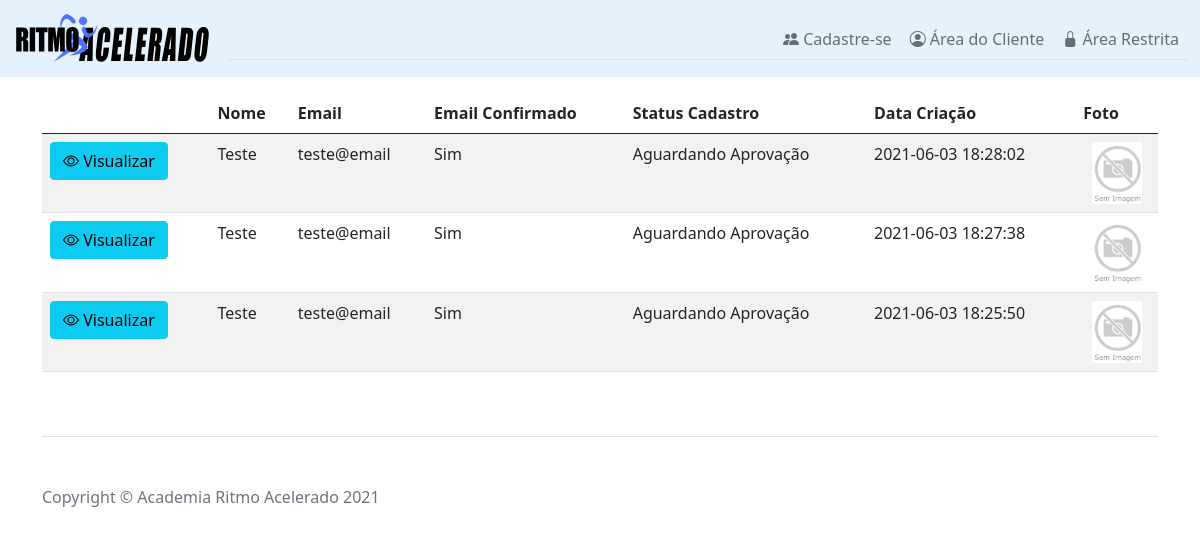
The app's page /ProjetoAcademia/Cliente_Consultar.php with its own data.
### tables this page shows
CREATE TABLE IF NOT EXISTS `clientes` (
  `Id` varchar(256) NOT NULL,
  `Nome` varchar(256) NOT NULL,
  `Email` varchar(256) NOT NULL,
  `EmailConfirmado` tinyint(1) NOT NULL,
  `Password` varchar(256) NOT NULL,
  `Foto` varchar(256) NOT NULL,
  `StatusCadastro` tinyint(1) NOT NULL,
  `DataCriacao` datetime NOT NULL,
  `DataNascimento` datetime NOT NULL,
  `Cpf` varchar(11) NOT NULL,
  `Logradouro` varchar(256) NOT NULL,
  `EnderecoNumero` int(11) NOT NULL,
  `Cidade` varchar(100) NOT NULL,
  `Estado` char(2) NOT NULL,
  `Celular` varchar(12) DEFAULT NULL,
  `Telefone` varchar(11) DEFAULT NULL,
  `ProdutoId` varchar(256) NOT NULL,
  PRIMARY KEY (`Id`),
  UNIQUE KEY `PK_ClienteId` (`Id`),
  KEY `ProdutoId` (`ProdutoId`),
  FOREIGN KEY (`ProdutoId`) REFERENCES `produtos` (`Id`)
);

### ProjetoAcademia/Cliente_Consultar.php (called while the page is built, shortened)
<?php
	try {
		include_once('data/conexao.php');
		include_once('models/cliente.php');
		$mysql = new BancodeDados();
		$mysql->conecta();
		$lista_clientes = $mysql->sqlQueryToList(sqlQuerySelectAllUsers());
		include('views/_Layout.php');
	} catch (Exception $e) {
		echo 'Exceção capturada: ',  $e->getMessage(), "\n";
	}
?>

### ProjetoAcademia/models/cliente.php (called while the page is built, shortened)
<?php
	function sqlQuerySelectAllUsers() {
		return "select * from clientes order by DataCriacao desc";
	}
	abstract class Status
	{
		public static function type($valor) {
			if ($valor == 0) {
				return "Aguardando Aprovação";
			}
			return "Inválido";
		}
	}
?>

### ProjetoAcademia/data/conexao.php (called while the page is built, shortened)
<?php
class BancodeDados {
    private $host = "localhost";
    private $user = "root";
    private $senha = "usbw";
    private $banco = "academia";
    public $con;
	function conecta(){
        $this->con = @mysqli_connect($this->host,$this->user,$this->senha, $this->banco);
    }
	function sqlQueryToList($string) {
		$resultado = @mysqli_query($this->con, $string);
		if (!$resultado) {
			die('<b>Query Inválida:</b>' . @mysqli_error($this->con));
			return false;
		} else {
			$num = @mysqli_num_rows($resultado);
			if ($num==0) {
				return false;
			} else{
				return $resultado;
			}
		}
	}
}
?>

### ProjetoAcademia/views/Cliente_Consultar_view.php (the view, shortened to what this page needs)
<section>
	<div class="container mt-3">
		<div class="table-responsive">
		<table class="table table-striped table-hover">
			<thead>
				<tr>
					<th scope="col"></th>
					<th scope="col">Nome</th>
					<th scope="col">Email</th>
					<th scope="col">Email Confirmado</th>
					<th scope="col">Status Cadastro</th>
					<th scope="col">Data Criação</th>
					<th scope="col">Foto</th>
				</tr>
			</thead>
			<tbody>
				<?php
					while($dados=mysqli_fetch_array($lista_clientes))
					{
						$id = base64_encode($dados['Id']);
						echo "<tr>";
						echo "<td><a href='./Cliente_Visualizar.php?id=$id' class='btn btn-info'><i class='bi bi-eye'></i> Visualizar</a></td>";
						echo "<td class='hidden-xs hidden-sm'>". $dados['Nome'] ."</td>";
						echo "<td class='hidden-xs hidden-sm'>". $dados['Email'] ."</td>";
						if ($dados['EmailConfirmado'] == 1) {
							echo "<td>Sim</td>";
						} else {
							echo "<td>Não</td>";
						}
						echo "<td>". Status::type($dados['StatusCadastro']) ."</td>";
						echo "<td>". $dados['DataCriacao'] ."</td>";
						$foto = 'SemImagem.png';
						echo "<td align='center'><img src='content/assets/fotos/$foto' width='50px' heigth='50px'>";
						echo "</tr>";
					}
				?>
			</tbody>
		</table>
		 </div>
	</div>
</section>

### records on screen
clientes: Nome "Teste", Email "teste@email", EmailConfirmado "Sim", StatusCadastro "Aguardando Aprovação", DataCriacao "2021-06-03 18:28:02"
clientes: Nome "Teste", Email "teste@email", EmailConfirmado "Sim", StatusCadastro "Aguardando Aprovação", DataCriacao "2021-06-03 18:27:38"
clientes: Nome "Teste", Email "teste@email", EmailConfirmado "Sim", StatusCadastro "Aguardando Aprovação", DataCriacao "2021-06-03 18:25:50"
